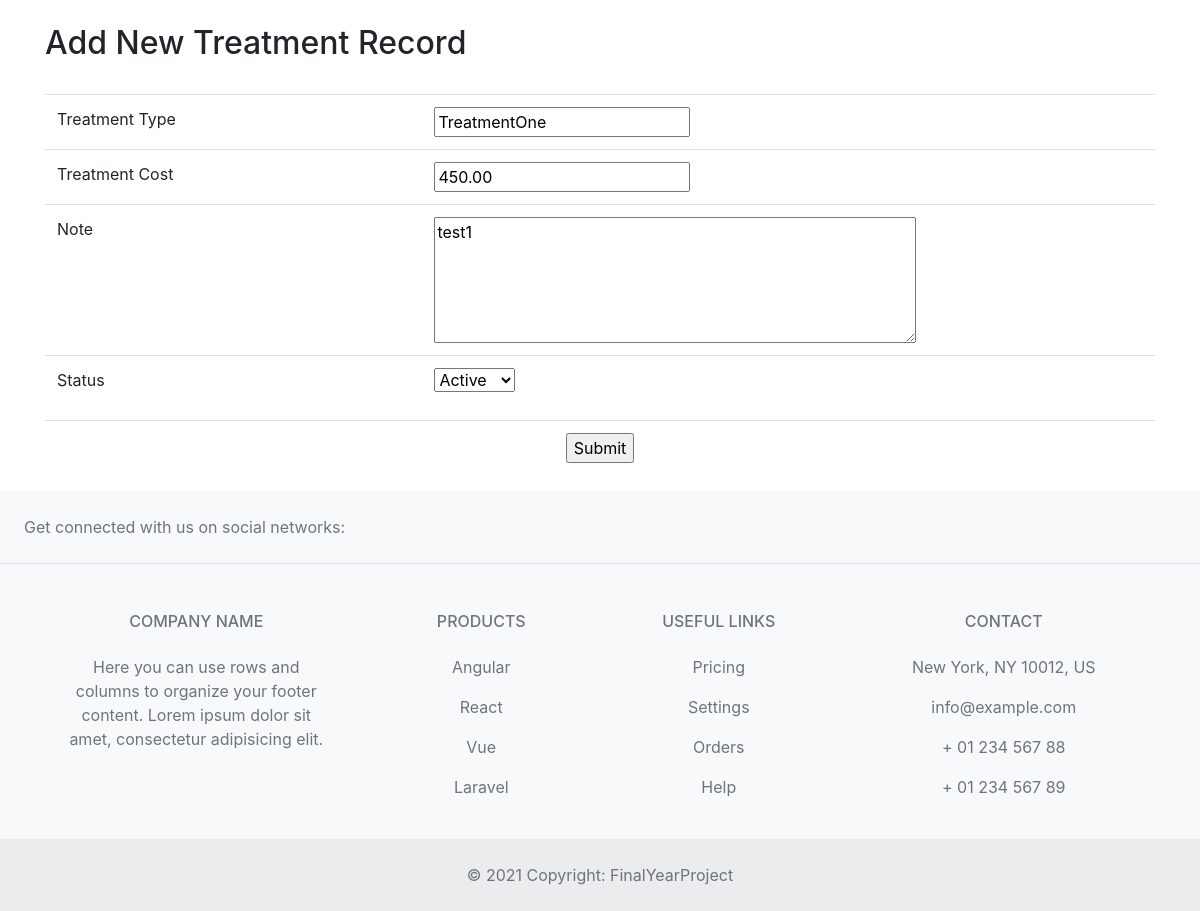
The page /treatment.php?editid=1 on the database its author committed.
### tables this page shows
CREATE TABLE `treatment` (
  `treatmentid` int(10) NOT NULL,
  `treatmenttype` varchar(25) NOT NULL,
  `treatment_cost` decimal(10,2) NOT NULL,
  `note` text NOT NULL,
  `status` varchar(10) NOT NULL
);

### treatment.php (the view, shortened to what this page needs)
<?php
include("headers.php");
if (isset($_GET['editid'])) {
	$sql = "SELECT * FROM treatment WHERE treatmentid='$_GET[editid]' ";
	$qsql = mysqli_query($con, $sql);
	$rsedit = mysqli_fetch_array($qsql);
}
?>
<div class="container">
	<br>
	<h2>Add New Treatment Record</h2>
	<br>
	<form method="post" action="" name="frmtreat" onSubmit="return validateform()">
		<table class="table">
			<tbody>
				<tr>
					<td width="34%">Treatment Type</td>
					<td width="66%"><input type="text" name="treatmenttype" id="treatmenttype" value="<?php echo $rsedit['treatmenttype']; ?>" /></td>
				</tr>
				<tr>
				<tr>
					<td width="34%">Treatment Cost</td>
					<td width="66%"><input type="text" name="treatmentcost" id="treatmentcost" value="<?php echo $rsedit['treatment_cost']; ?>" /></td>
				</tr>
				<tr>
					<td>Note</td>
					<td><textarea name="textarea" id="textarea" cols="45" rows="5"><?php echo $rsedit['note']; ?></textarea></td>
				</tr>
				<tr>
					<td>Status</td>
					<td>
						<p>
							<select name="select" id="select">
								<?php
								$arr = array("Active", "Inactive");
								foreach ($arr as $val) {
									if ($val == $rsedit['status']) {
										echo "<option value='$val' selected>$val</option>";
									} else {
										echo "<option value='$val'>$val</option>";
									}
								}
								?>
							</select>
						</p>
					</td>
				</tr>
				<tr>
					<td colspan="2" align="center"><input type="submit" name="submit" id="submit" value="Submit" /></td>
				</tr>
			</tbody>
		</table>
	</form>
 </div>
<?php
include("footers.php");
?>

### rows shown on the page
treatment: treatmenttype "TreatmentOne", treatmentcost "450.00", textarea "test1", select "Active"
